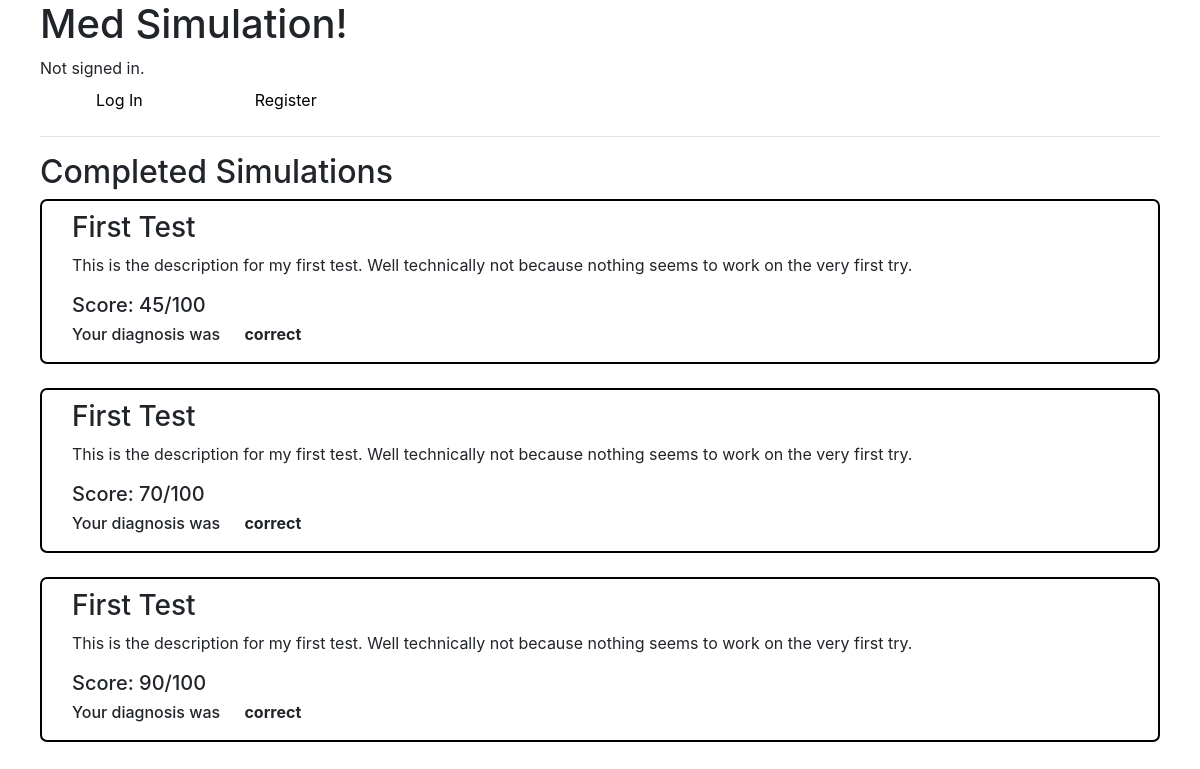
Page /completed on the committed database.
### simulation/models.py (models this page shows)
class Complete(models.Model):
    simID = models.PositiveIntegerField()
    title = models.CharField(max_length=47)
    desc = models.TextField()
    score = models.IntegerField(default=50)
    correctDiag = models.BooleanField(default=False)

### simulation/views.py (the view, shortened to what this page needs)
# urls.py: path("completed", views.completed, name="completed"),
def completed(request):
    g = Game.objects.filter(user=request.user.username,isFinished=True)
    ids = []
    for game in g:
        ids.append(game.simID)
    s = []
    c = Complete.objects.filter(simID__in=ids)
    c = Complete.objects.all()
    return render(request, "simulation/simulation.html", {
        "simulations": c,
        "type": "completed"
    })

### simulation/templates/simulation/simulation.html (shortened to what this page needs)
{% extends "simulation/layout.html" %}
{% block body %}
    {% ifequal type "mySim" %}
        <h2>My Simulations</h2>
    {% else %}
        <h2>{{type|title}} Simulations</h2>
    {% endifequal %}
    {% ifequal type "completed" %}
        {% for sim in simulations %}
            <div class="sim">
                <h3>{{sim.title}}</h3>
                <p>{{sim.desc}}</p>
                <h5>Score: {{sim.score}}/100</h5>
                <h6>Your diagnosis was <b>{% if sim.correctDiag %} correct {% else %} wrong {% endif %}</b></h6>
            </div><br>
        {% endfor %}
    {% endifequal %}
{% endblock %}
{% block style %}
    <link rel="stylesheet" href="https://cdnjs.cloudflare.com/ajax/libs/font-awesome/4.7.0/css/font-awesome.min.css">
{% endblock %}

### simulation/templates/simulation/simulation.html (style rules this page uses)
* { margin-left: 20px; margin-right: 20px; }
.sim { border: black solid 2px; border-radius: 7px; padding: 10px; }

### rows in the picture
Complete: title "First Test", desc "This is the description for my first test. Well technically not because nothing seems to work on the very first try.", score "45", correctDiag "correct"
Complete: title "First Test", desc "This is the description for my first test. Well technically not because nothing seems to work on the very first try.", score "70", correctDiag "correct"
Complete: title "First Test", desc "This is the description for my first test. Well technically not because nothing seems to work on the very first try.", score "90", correctDiag "correct"

### other values in the picture
{{ type|title }} "Completed"
